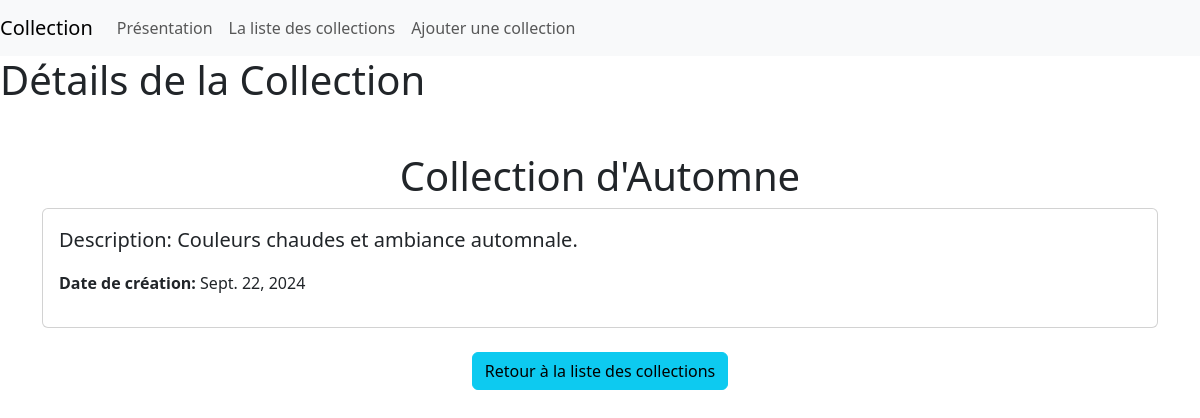
/collection/3/, run on the app's committed database.
### collec_management/models.py (models this page shows, shortened)
class Collec(models.Model):
    title = models.CharField(max_length=100, null=False,blank=False)
    description = models.TextField(null=False,blank=False)
    date_creation = models.DateField(null=False, blank=False)

### collec_management/views.py (the view)
# urls.py: path('collection/<int:n>/', views.collection_detail, name='collection_detail'),#5
def collection_detail(request, n):
       collection = get_object_or_404(Collec, id=n)
       return render(request
       ,'collec_management/collec_details.html'
       , {'collection': collection})

### collec_management/templates/collec_management/collec_details.html
{% extends "collec_management/base.html" %}
{% load django_bootstrap5 %}
{% block title %}Détails de la Collection{% endblock %}
{% block content %}
<div class="container mt-5">
    <h1 class="text-center">{{ collection.title }}</h1>
    <div class="card">
        <div class="card-body">
            <p class="lead"><strong>Description:</strong> {{ collection.description }}</p>
            <p><strong>Date de création:</strong> {{ collection.date_creation }}</p>
        </div>
    </div>
    <div class="text-center mt-4">
        <a class="btn btn-info" href="{% url 'collection_list' %}">Retour à la liste des collections</a>
    </div>
</div>
{% endblock %}

### data on the page
Collec: title "Collection d'Automne", description "Couleurs chaudes et ambiance automnale.", date_creation "Sept. 22, 2024"
